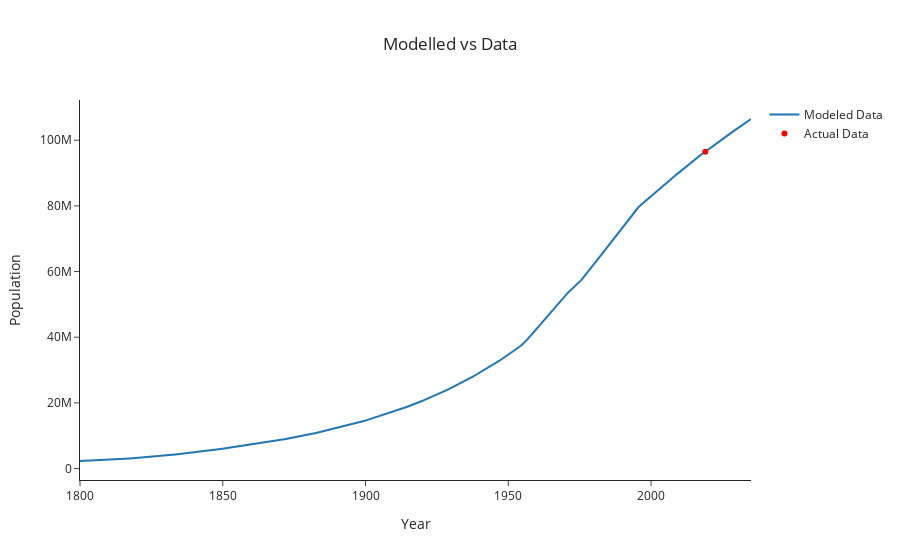

Here is the notebook cell this chart was saved with:
### Code cell
plot_model_vs_actual(
    derived_df_0, targets['total_population'], "total_population", "Population", "Modelled vs Data"
)

### Figure 1 — Plotly figure (JSON) as saved in the notebook; plotly's stock layout.template omitted (floating-point values rounded to 4 significant figures; data arrays with more than 128 entries replaced by an {"elided": "..."} marker saying what was removed)
{"data": [{"mode": "lines", "name": "Modeled Data", "type": "scatter", "x": {"elided": "2351 float values"}, "y": {"elided": "2351 float values"}}, {"marker": {"color": "red"}, "mode": "markers", "name": "Actual Data", "type": "scatter", "x": [2019], "y": [96484000]}], "layout": {"title": {"text": "Modelled vs Data", "x": 0.5}, "xaxis": {"title": {"text": "Year"}}, "yaxis": {"title": {"text": "Population"}}}}
